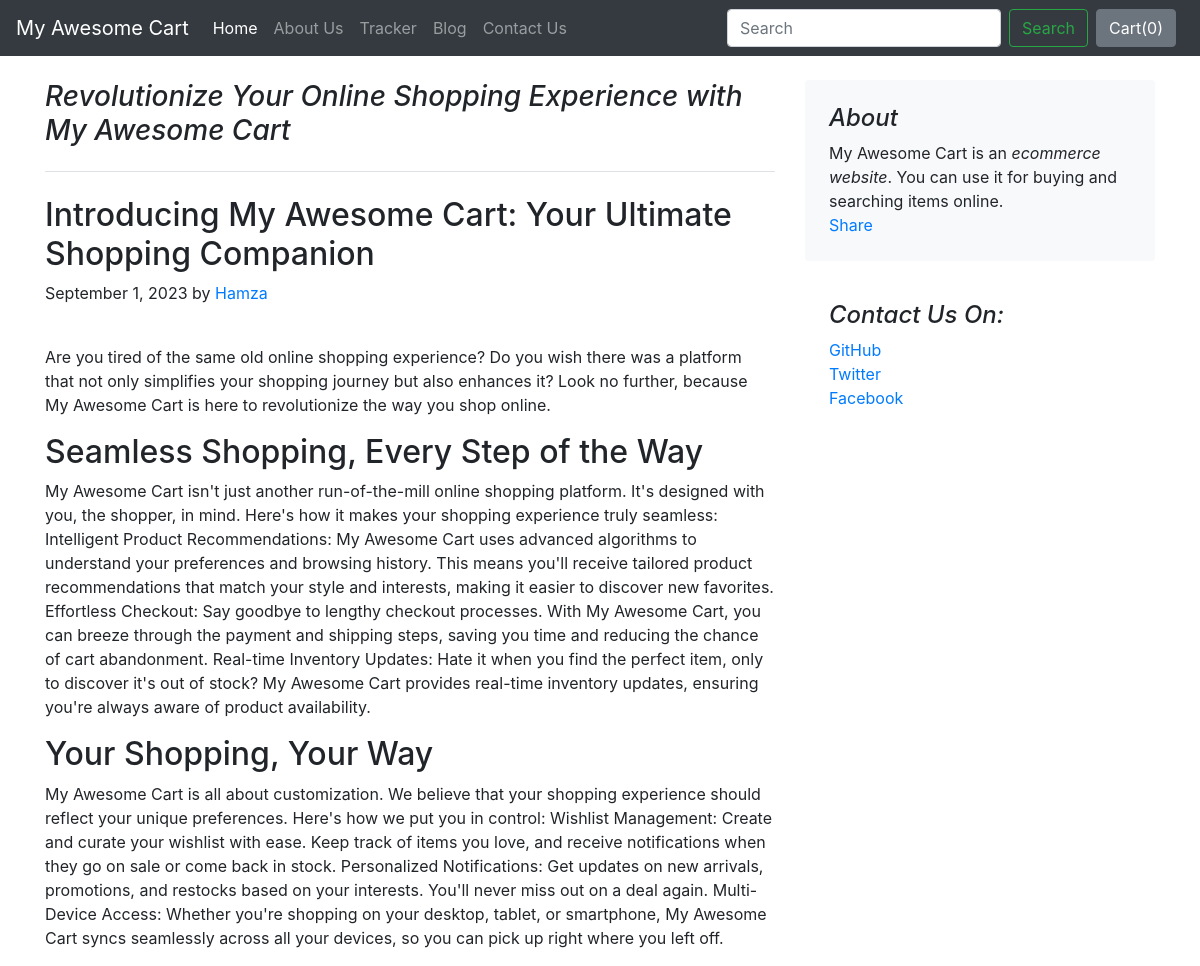
The page /blog/blogpost/1 on the database its author committed.
### blog/models.py (models this page shows)
class Blogpost(models.Model):
    post_id= models.AutoField(primary_key=True)
    title=models.CharField(max_length=500)
    head0 =models.CharField(max_length=500, default="")
    chead0 =models.CharField(max_length=5000, default="")
    head1 =models.CharField(max_length=500, default="")
    chead1 =models.CharField(max_length=5000, default="")
    head2 =models.CharField(max_length=500, default="")
    chead2 =models.CharField(max_length=5000, default="")
    pub_date= models.DateField()
    thumbnail=models.ImageField(upload_to="shop/images", default="")
    def __str__(self):
        return self.title

### blog/views.py (the view)
# urls.py: path('blogpost/<int:id>', views.blogpost,name="blogPost"),
def blogpost(request , id):
    post= Blogpost.objects.filter(post_id=id)[0]
    print(post)
    return render(request,'blog/blogpost.html', {'post':post})

### blog/templates/blog/blogpost.html (shortened to what this page needs)
{%extends 'blog/basic.html'%}
{%block body%}
<div class="container">
    <div class="row mt-4">
        <div class="col-md-8 blog-main">
            <h3 class="pb-4 mb-4 font-italic border-bottom">
                {{post.title}}
            </h3>
            <div class="blog-post">
                <h2 class="blog-post-title">{{post.head0}}</h2>
                <p class="blog-post-meta">September 1, 2023 by <a href="#">Hamza</a></p>
                <div class="fb-like" data-href="http://127.0.0.1:8000/blog/blogpost/{{post.post_id}}" data-width="" data-layout="" data-action="" data-size="" data-share="true"></div><br>
                <p>{{post.chead0}}</p>
                <h2>{{post.head1}}</h2>
                <p> {{post.chead1}}</p>
                <h2>{{post.head2}}</h2>
                <p>{{post.chead2}}</p>
            </div>
        </div>
        <aside class="col-md-4 blog-sidebar">
            <div class="p-4 mb-3 bg-light rounded">
                <h4 class="font-italic">About</h4>
                <p class="mb-0">My Awesome Cart is an <em>ecommerce website</em>. You can use it for buying and searching items online. </p>
                <div class="fb-share-button" data-href="http://127.0.0.1:8000/blog/blogpost/{{post.post_id}}" data-layout="" data-size=""><a target="_blank" href="https://www.facebook.com/sharer/sharer.php?u=http%3A%2F%2F127.0.0.1%3A8000%2Fblog%2Fblogpost%2F3&amp;src=sdkpreparse" class="fb-xfbml-parse-ignore">Share</a></div>
            </div>
            <div class="p-4">
                <h4 class="font-italic">Contact Us On: </h4>
                <ol class="list-unstyled">
                    <li><a href="#">GitHub</a></li>
                    <li><a href="#">Twitter</a></li>
                    <li><a href="#">Facebook</a></li>
                </ol>
            </div>
        </aside>
    </div>
</div>
{%endblock%}

### rows shown on the page
Blogpost: title "Revolutionize Your Online Shopping Experience with My Awesome Cart", head0 "Introducing My Awesome Cart: Your Ultimate Shopping Companion", chead0 "Are you tired of the same old online shopping experience? Do you wish there was a platform that not only simplifies your shopping journey but also enhances it? Look no further, because My Awesome Cart is here to revolutionize the way you shop online.", head1 "Seamless Shopping, Every Step of the Way", chead1 "My Awesome Cart isn't just another run-of-the-mill online shopping platform. It's designed with you, the shopper, in mind. Here's how it makes your shopping experience truly seamless: Intelligent Product Recommendations: My Awesome Cart uses advanced algorithms to understand your preferences and browsing history. This means you'll receive tailored product recommendations that match your style and interests, making it easier to discover new favorites. Effortless Checkout: Say goodbye to lengthy checkout processes. With My Awesome Cart, you can breeze through the payment and shipping steps, saving you time and reducing the chance of cart abandonment. Real-time Inventory Updates: Hate it when…", head2 "Your Shopping, Your Way", chead2 "My Awesome Cart is all about customization. We believe that your shopping experience should reflect your unique preferences. Here's how we put you in control: Wishlist Management: Create and curate your wishlist with ease. Keep track of items you love, and receive notifications when they go on sale or come back in stock. Personalized Notifications: Get updates on new arrivals, promotions, and restocks based on your interests. You'll never miss out on a deal again. Multi-Device Access: Whether you're shopping on your desktop, tablet, or smartphone, My Awesome Cart syncs seamlessly across all your devices, so you can pick up right where you left off."
